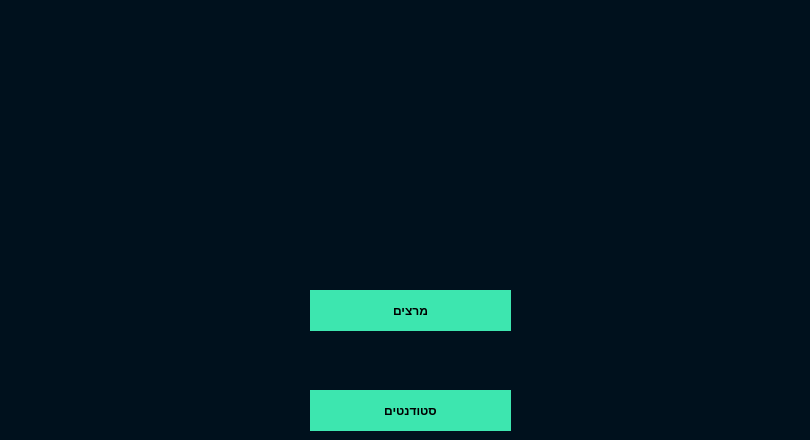
    <widget class="QWidget" name="Stu_Or_Lec">
     <property name="styleSheet">
      <string notr="true">background-color: #00111d;
	color: #000000;
	border-color: #000000;</string>
     </property>
     <widget class="QLabel" name="label_2">
      <property name="geometry">
       <rect>
        <x>0</x>
        <y>0</y>
        <width>801</width>
        <height>341</height>
       </rect>
      </property>
      <property name="styleSheet">
       <string notr="true">image: url(&quot;:/images/h.png&quot;); 

</string>
      </property>
      <property name="text">
       <string/>
      </property>
     </widget>
     <widget class="QPushButton" name="pushButton_2">
      <property name="geometry">
       <rect>
        <x>310</x>
        <y>290</y>
        <width>201</width>
        <height>41</height>
       </rect>
      </property>
      <property name="styleSheet">
       <string notr="true">QPushButton
{
	background-color: #3de6af;
	color: #000000;
	border-style: solid;
	border-color: #000000;
	font-weight : bold;
	padding: 13px;

}


QPushButton::hover
{
	background-color: #3dffaf;
	color: #000000;
	border-style: solid;
	border-color: #000000;
	font-weight : bold;
	padding: 13px;

}


QPushButton::pressed
{
	background-color: #3dc8af;
	color: #000000;
	border-style: solid;
	border-color: #000000;
	font-weight : bold;
	padding: 13px;

}</string>
      </property>
      <property name="text">
       <string>מרצים</string>
      </property>
     </widget>
     <widget class="QPushButton" name="pushButton_3">
      <property name="geometry">
       <rect>
        <x>310</x>
        <y>390</y>
        <width>201</width>
        <height>41</height>
       </rect>
      </property>
      <property name="styleSheet">
       <string notr="true">QPushButton
{
	background-color: #3de6af;
	color: #000000;
	border-style: solid;
	border-color: #000000;
	font-weight : bold;
	padding: 13px;

}


QPushButton::hover
{
	background-color: #3dffaf;
	color: #000000;
	border-style: solid;
	border-color: #000000;
	font-weight : bold;
	padding: 13px;

}


QPushButton::pressed
{
	background-color: #3dc8af;
	color: #000000;
	border-style: solid;
	border-color: #000000;
	font-weight : bold;
	padding: 13px;

}</string>
      </property>
      <property name="text">
       <string>סטודנטים</string>
      </property>
     </widget>
    </widget>
